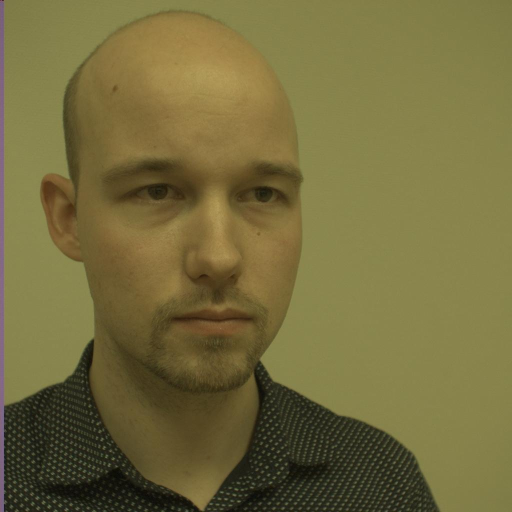
#> input picture ipcv_project3/subject4/subject4_Left/subject4_Left_1.jpg, 1024 x 1024 px (shown at 1/2 size)
$ python updated_bg_removal.py
#> lines starting #> are read from the running program, lines starting #| are printed output that depends on the picture; after the words box and inside, x2 and y2 are one past the last pixel; in counts of white or black regions, pixels touching at a corner belong together
import cv2
import numpy as np
import os
import glob
from tqdm import tqdm


class ImprovedBackground:
    def __init__(self):
        # Initialize the face detector
        self.face_cascade = cv2.CascadeClassifier(cv2.data.haarcascades + 'haarcascade_frontalface_default.xml')
        if self.face_cascade.empty():
            print("WARNING: Failed to load face detector")

    def batch_remove_background(self, subject_path, output_folder):
        # make sure the output folder exists
#> called with subject_path = 'ipcv_project3/subject4', output_folder = 'subject1output9'
        os.makedirs(output_folder, exist_ok=True)

        # acquire all image files
        file_list = []
        for sub_folder in ['subject*Left', 'subject*Middle', 'subject*Right']:
            file_list.extend(glob.glob(os.path.join(subject_path, sub_folder, '*.jpg')))

        # create log file
        log_file = os.path.join(output_folder, 'processing_log.txt')

        # show progress using tqdm
        with tqdm(total=len(file_list), desc="处理图像") as pbar:
            for file_path_in in file_list:
                try:
                    img = cv2.imread(file_path_in)
#> img is the input picture: shape (1024, 1024, 3); mean B, G, R 61.6, 107.8, 116.4
                    if img is None:
                        self._log_error(log_file, f"Unable to read the image: {file_path_in}")
                        pbar.update(1)
                        continue

                    filename = os.path.basename(file_path_in)
                    # PNG
                    output_filename = os.path.splitext(filename)[0] + '.png'

                    # process the image
                    # bald people and left images need special parameters, for better bg removal result
                    is_bald = False
                    is_left = False

                    if 'Left' in filename:
                        is_left=True
                    if 'subject4' in filename:
                        is_bald=True

                    result_image = self.remove_background(img, is_bald=is_bald, is_left=is_left)


                    # output_path = os.path.join(output_folder, filename)
                    # cv2.imwrite(output_path, result_image)

                    # PNG
                    output_path = os.path.join(output_folder, output_filename)
                    cv2.imwrite(output_path, result_image)

                    self._log_success(log_file, f"Success to process: {filename}")

                except Exception as e:
                    self._log_error(log_file, f"Failed to process {filename}: {str(e)}")

                pbar.update(1)

    def remove_background(self, image, min_contour_area=2000, is_left=False, is_bald=False):

#> called with min_contour_area = 2000, is_left = True, is_bald = True
        original = image.copy()

        # 1. preprocessing - denoise
        denoised = cv2.bilateralFilter(image, 9, 75, 75)

        # 2. Face detection
        gray = cv2.cvtColor(denoised, cv2.COLOR_BGR2GRAY)
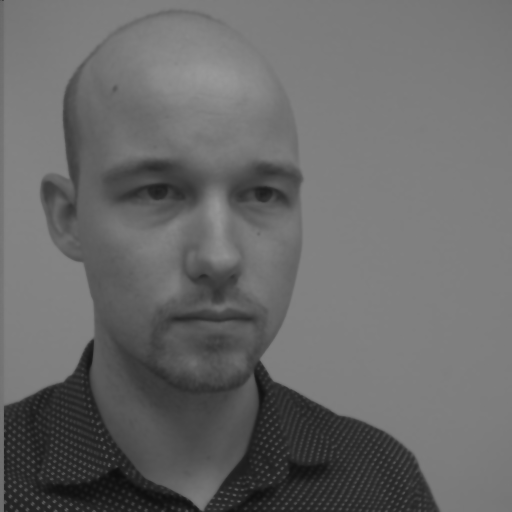
#> gray: shape (1024, 1024) (shown at 1/2 size); min 13, max 153, mean 105
        faces = self.face_cascade.detectMultiScale(gray, 1.3, 5)
#> faces = [[119, 155, 614, 614]]

        if len(faces) == 0:
            return image

        # 3. Create a mask for GrabCut
        mask = np.zeros(image.shape[:2], np.uint8)
        mask.fill(cv2.GC_BGD)
#> mask: shape (1024, 1024); every value is 0

        for (x, y, w, h) in faces:

            # expand the face region
            if is_left:
                x = max(0, x - int(w * 0.05))
                if not is_bald:
                    w = int(w * 1.2)
                y = max(0, y - int(h * 0.25))
                h = int(h * 1.5)

                # Center region as sure foreground
                center_x = x + w // 6

            else:
                y = max(0, y - int(h * 0.3))
                h = int(h * 1.6)
                if is_bald:
                    w = int(w)
                    x = max(0, x - int(w * 0.05))
                else:
                    w = int(w * 1.4)
                    x = max(0, x - int(w * 0.2))

                center_x = x + w // 4
            # Center region as sure foreground
            center_y = y + h // 4
            center_h = h // 2
            center_w = w // 2

            # make the entire face region as possible foreground
            mask[y:y + h, x:x + w] = cv2.GC_PR_FGD
            mask[center_y:center_y + center_h, center_x:center_x + center_w] = cv2.GC_FGD
#> this loop made 1 pass
#> (x, y, w, h, center_x, center_y, center_h, center_w) on pass 1: (89, 2, 614, 921, 191, 232, 460, 307)
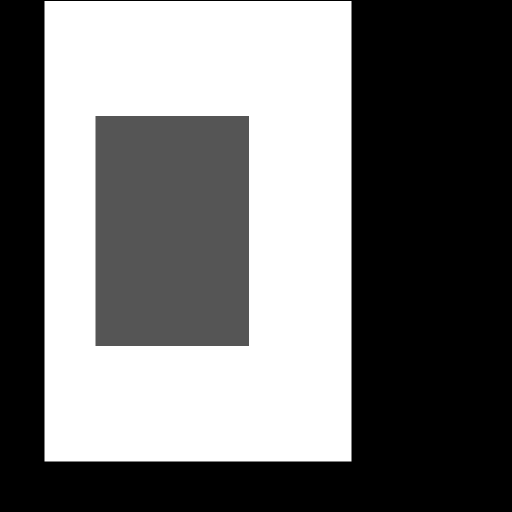
#> mask: shape (1024, 1024) (shown at 1/2 size); min 0, max 3, mean 1.35; drawn with min black and max white

        # 4. GrabCut
        bgdModel = np.zeros((1, 65), np.float64)
        fgdModel = np.zeros((1, 65), np.float64)
        cv2.grabCut(denoised, mask, None, bgdModel, fgdModel, 5, cv2.GC_INIT_WITH_MASK)

        # 5. acquire foreground mask
        mask2 = np.where((mask == cv2.GC_FGD) | (mask == cv2.GC_PR_FGD), 255, 0).astype('uint8')
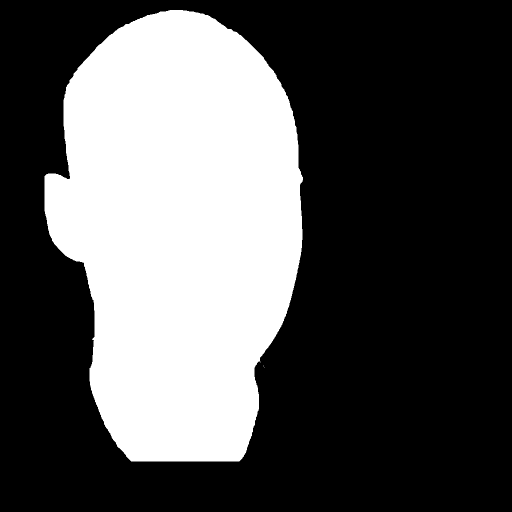
#> mask2: shape (1024, 1024) (shown at 1/2 size); 33.5% white; 4 white regions (3 under 20 px), largest, box (x1, y1, x2, y2) and area: (89, 20, 606, 923) 351038

        # 6. morphology - close then open to remove noise
        kernel = cv2.getStructuringElement(cv2.MORPH_ELLIPSE, (7, 7))
        mask2 = cv2.morphologyEx(mask2, cv2.MORPH_CLOSE, kernel)
#> mask2: shape (1024, 1024); 33.5% white; 3 white regions (2 under 20 px), largest, box (x1, y1, x2, y2) and area: (89, 20, 606, 923) 351063
        mask2 = cv2.morphologyEx(mask2, cv2.MORPH_OPEN, kernel)
#> mask2: shape (1024, 1024); 33.5% white; 1 white region, box (x1, y1, x2, y2) and area: (89, 20, 606, 923) 351047

        # 7. keep the largest connected component
        num_labels, labels, stats, centroids = cv2.connectedComponentsWithStats(mask2, connectivity=8)
#> num_labels = 2; stats = [[0, 0, 1024, 1024, 697529], [89, 20, 517, 903, 351047]]; centroids = [[588.3, 537.8], [358.8, 459.2]]
        max_area = 0
        max_label = 0
        for i in range(1, num_labels):
            if stats[i, cv2.CC_STAT_AREA] > max_area:
                max_area = stats[i, cv2.CC_STAT_AREA]
                max_label = i
#> this loop made 1 pass
#> max_area on pass 1: 351047
#> after the loop, max_area = 351047; max_label = 1

        mask2[labels != max_label] = 0

        # 9. apply the mask
        # mask_3ch = cv2.merge([mask2, mask2, mask2])
        # result = cv2.bitwise_and(original, mask_3ch)

        # V2 png
        # 8. smooth the mask - using bigger kernel
        mask2 = cv2.GaussianBlur(mask2, (11, 11), 0)

        # 9. export the image with alpha channel
        # converting to BGRA
        result = cv2.cvtColor(original, cv2.COLOR_BGR2BGRA)
        # using mask2 as alpha channel
        result[:, :, 3] = mask2

        return result

    def _log_success(self, log_file, message):
        with open(log_file, 'a') as f:
            f.write(f"[SUCCESS] {message}\n")

    def _log_error(self, log_file, message):
        with open(log_file, 'a') as f:
            f.write(f"[ERROR] {message}\n")

if __name__ == '__main__':
    # batch process all images
    bg_remover = ImprovedBackground()
    subject_path = "ipcv_project3/subject4"
    output_folder = "subject1output9"
    bg_remover.batch_remove_background(subject_path, output_folder)
